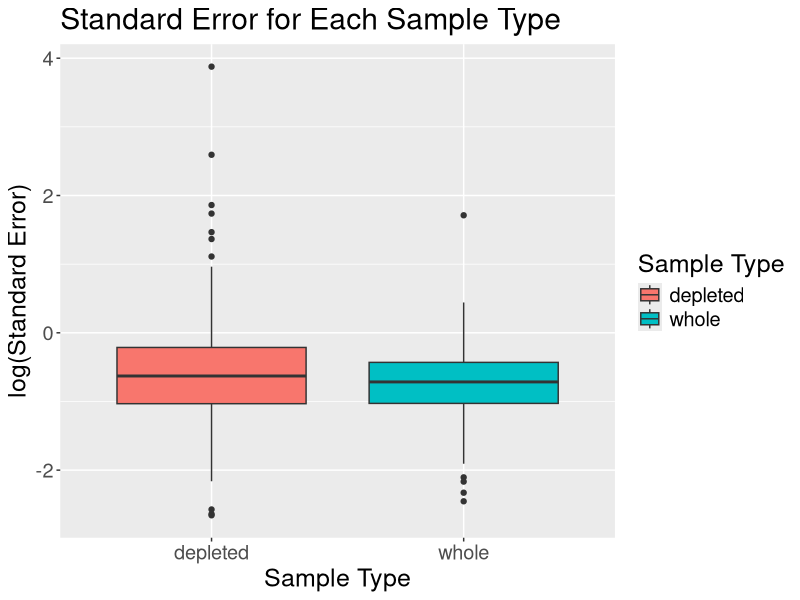
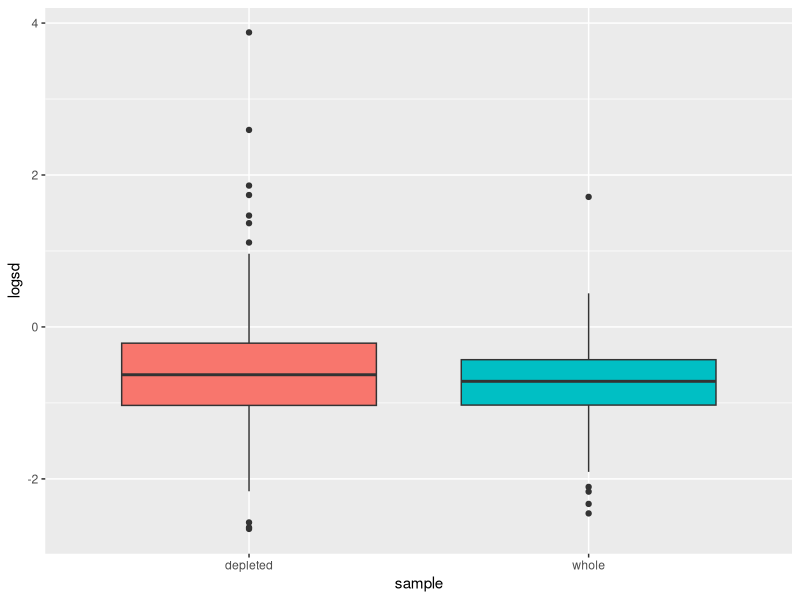
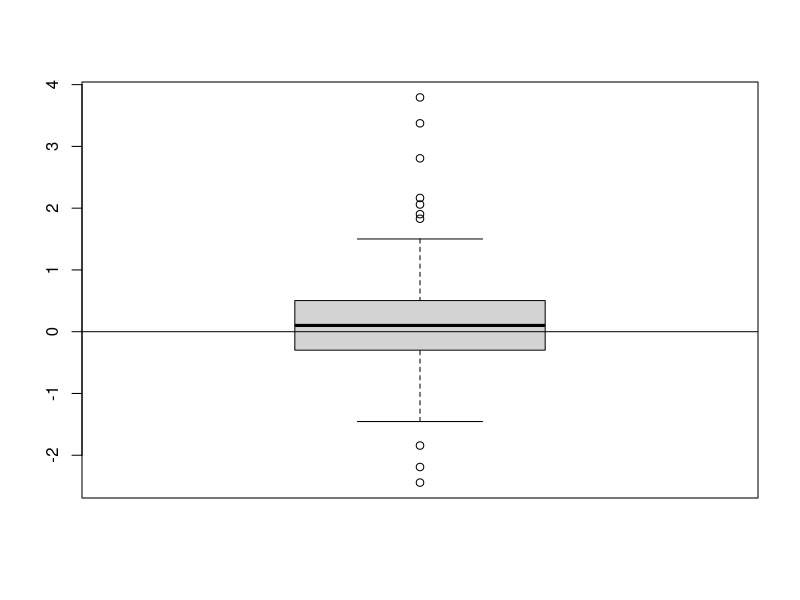
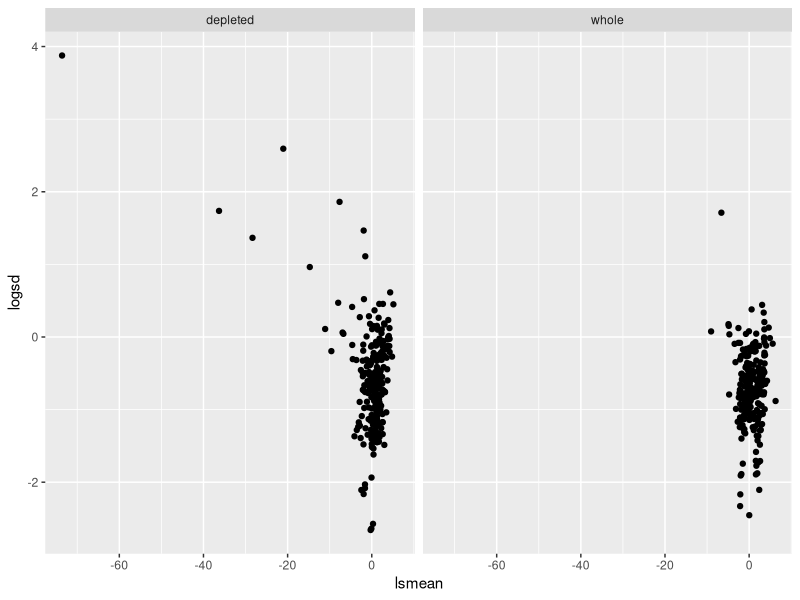
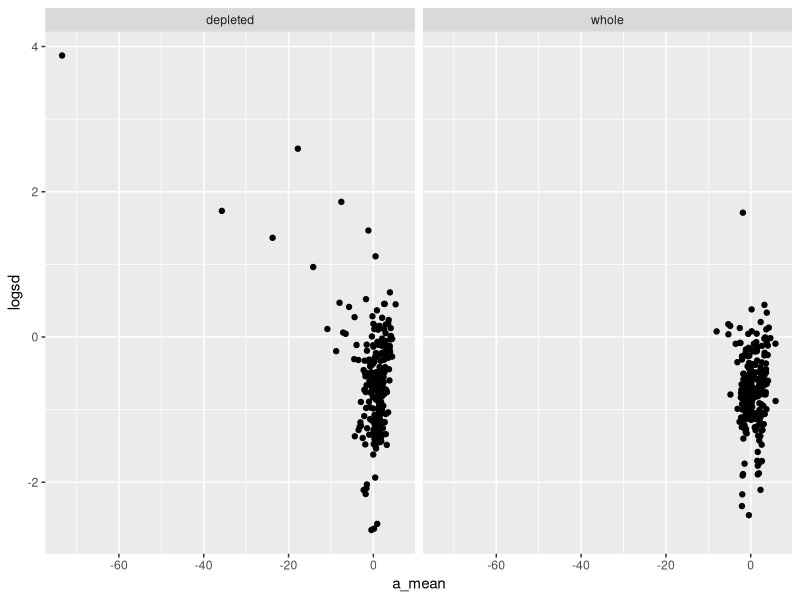

R code for these plots, in order:
library("lme4")
library("plyr")
library("ggplot2")
library("MASS")
# read data

dat <- read.csv("239 tech paper_08_19_2014.csv")

dim(dat)

x <- colnames(dat) # column name of data
x


y <- c( "Image","X", paste("X.", 1:31, sep = "")) # Column name unsued

# Column name used in analysis including the id of protein and 16 gels  
# of 8 animals, each gel runs twice

use_col <- setdiff(x,y)
use_col
dat_used <- as.matrix(dat[, use_col])
dim(dat_used)
#dat_used[3,]

# The first row is group classification, the second row is the name of Std. Abund, therefore the data actually in use is the dat_used except the first 2 rows
dat_final <- matrix(as.numeric(dat_used[-c(1:2),]), 
                    nrow = nrow(dat_used)-2,
                    ncol = ncol(dat_used),
                    byrow = F) 
dim(dat_final)

head(dat_final)

# Group of each sample

group <- dat_used[1,-1] 
group

# Obtain data for each group: Depelted and Not.Depleted (Whole), the first column of dat_final contains name of protein
deplete <- dat_final[,-1][,group=="Depleted"]
dim(deplete)
mean_deplete <- apply(deplete, 1, mean, na.rm =TRUE)

# ?na.action
# ?apply
whole <- dat_final[,-1][,group=="Whole"]
dim(whole)

mean_whole <- apply(whole, 1, mean, na.rm = TRUE)
group[group == "Whole"]
head(whole[,c(3,4)])
head(deplete[,c(3,4)], 20)
dim(deplete)
length(which(deplete[,3] == deplete[,4]))/dim(deplete)[1]
length(which(whole[,3] == whole[,4]))/dim(whole)[1]

# Find out which Cy is used for each run

group[group=="Depleted"] # Cy for Depleted group: rep(c(5,5,3,3),4)

group[group=="Whole"] # Cy for Whole group: rep(c(3,3,5,5),4)

#metadata <- read.table("/run/user/1000/gvfs/smb-share:server=smb.stat.iastate.edu,share=ntyet/RFI Protemics/twofileswithproteindata/Meta.data2.txt")
#metadata <- read.table("Meta.data2.txt")
#str(metadata)
# Sample.Name <- c("1807", "4810", "1209", "1906", "3908", "3106", "2107", "2712")
# line <- rep(c(1,2), each = 8)
# x <- rnorm(16, 0, 1)
# depleted <- "TRUE"

out_model <- function(x, depleted){ # x is the row of data (i.e., data of each protein spot)
  if (depleted == "TRUE"){
    cy <- as.factor(rep(c(5,5,3,3),4))
  } else {
    cy <- as.factor(rep(c(3,3,5,5),4))
  }
  animal <- as.factor(rep(1:8, each = 2))
  line <- as.factor(rep(c(1,2), each = 8))
  # check if all obsetvations for one Cy are missing or not
  
  if ((sum(is.na(x[cy==3]))==8|sum(is.na(x[cy==5]))==8) & 
        (sum(is.na(x[line==1]))==8|sum(is.na(x[line==2]))==8)){
    model <- lmer(x~ (1|animal), na.action="na.omit")
    mean_est <- summary(model)$coeff[,1]
    sd_est <- as.vector(sqrt(summary(model)$vcov))
    #str(summary(model))
  } 
  if ((sum(is.na(x[cy==3]))==8|sum(is.na(x[cy==5]))==8) & 
        ((sum(is.na(x[line==1]))!=8)&(sum(is.na(x[line==2]))!=8))){
    model <- lmer(x~ line + (1|animal), na.action="na.omit")
    mean_est <- summary(model)$coeff[1,1] + summary(model)$coeff[2,1]/2
    sd_est <- as.vector(sqrt(t(c(1,1/2)) %*%summary(model)$vcov%*%c(1,1/2)))
  }
  
  if ((sum(is.na(x[cy==3]))!=8|sum(is.na(x[cy==5]))!=8) & 
        ((sum(is.na(x[line==1]))==8)&(sum(is.na(x[line==2]))==8))){
    model <- lmer(x~ cy + (1|animal), na.action="na.omit")
    mean_est <- summary(model)$coeff[1,1] + summary(model)$coeff[2,1]/2
    sd_est <- as.vector(sqrt(t(c(1,1/2)) %*%summary(model)$vcov%*%c(1,1/2)))
  }
  
  if ((sum(is.na(x[cy==3]))!=8& sum(is.na(x[cy==5]))!=8) & 
        ((sum(is.na(x[line==1]))!=8)&(sum(is.na(x[line==2]))!=8))){ 
    model <- lmer(x~ cy + line + (1|animal), na.action="na.omit")
    #str(summary(model))
    mean_est <- summary(model)$coeff[1,1] + 
      summary(model)$coeff[2,1]/2 + 
      summary(model)$coeff[3,1]/2
    
    sd_est <- as.vector(sqrt(t(c(1, 1/2, 1/2))%*% summary(model)$vcov %*%c(1,1/2, 1/2)))  }
  
  
  return(c(mean_est, sd_est))
}

depleted_out <- laply(1:dim(dat_final)[1], function(i)out_model(deplete[i,], depleted = "TRUE"))

whole_out <- laply(1:dim(dat_final)[1], function(i)out_model(whole[i,], depleted = "FALSE"))
#sum(depleted_out[,1] < whole_out[,1])

colnames(depleted_out) <- colnames(whole_out) <- c("mean","sd")
sd_out <- data.frame(
  logsd = log(c(whole_out[, "sd"], depleted_out[,"sd"])), 
  sample = rep(c("whole", "depleted"), each = dim(whole_out)[1]))
head(sd_out)
write.table(sd_out, file = "log_sd.txt" ,
            sep = "\t", 
            row.names = FALSE)
p <- ggplot(sd_out, aes(sample, logsd))
p + geom_boxplot(aes(fill = sample)) + 
  ggtitle("Standard Error for Each Sample Type") + 
  scale_fill_discrete(name= "Sample Type") + 
  xlab("Sample Type") + 
  ylab("log(Standard Error)") + 
  theme(text = element_text(size=18))
#dev.off()
bp <- ggplot(data=sd_out, aes(x=sample, y=logsd, fill=sample)) + 
  geom_boxplot()
bp + guides(fill=FALSE)
head(sd_out)
wilcox.test(depleted_out[,2], whole_out[, 2], alternative = "greater", paired = TRUE)
wilcox.test(depleted_out[,2], whole_out[, 2], alternative = "two.sided", paired = TRUE)


wilcox.test(log(depleted_out[,2]/whole_out[, 2]), alternative = "two.sided")
wilcox.test(log(depleted_out[,2]/whole_out[, 2]), alternative = "greater")

## 
logsd = log(depleted_out[,"sd"]/whole_out[, "sd"])
boxplot(logsd)
abline(h = 0)

mixed_out <- data.frame(
  logsd = log(c(whole_out[, "sd"], depleted_out[,"sd"])), 
  lsmean = c(whole_out[, "mean"], depleted_out[,"mean"]),
  a_mean = c(mean_whole, mean_deplete),
  sample = rep(c("whole", "depleted"), each = dim(whole_out)[1]))
head(mixed_out)

p <- ggplot(mixed_out, aes(lsmean, logsd)) + geom_point()
# With one variable
p + facet_grid(. ~ sample)

p <- ggplot(mixed_out, aes(a_mean, logsd)) + geom_point()
# With one variable
p + facet_grid(. ~ sample)
cor(mixed_out$a_mean, mixed_out$lsmean)
#dim(mixed_out)[1]/2

